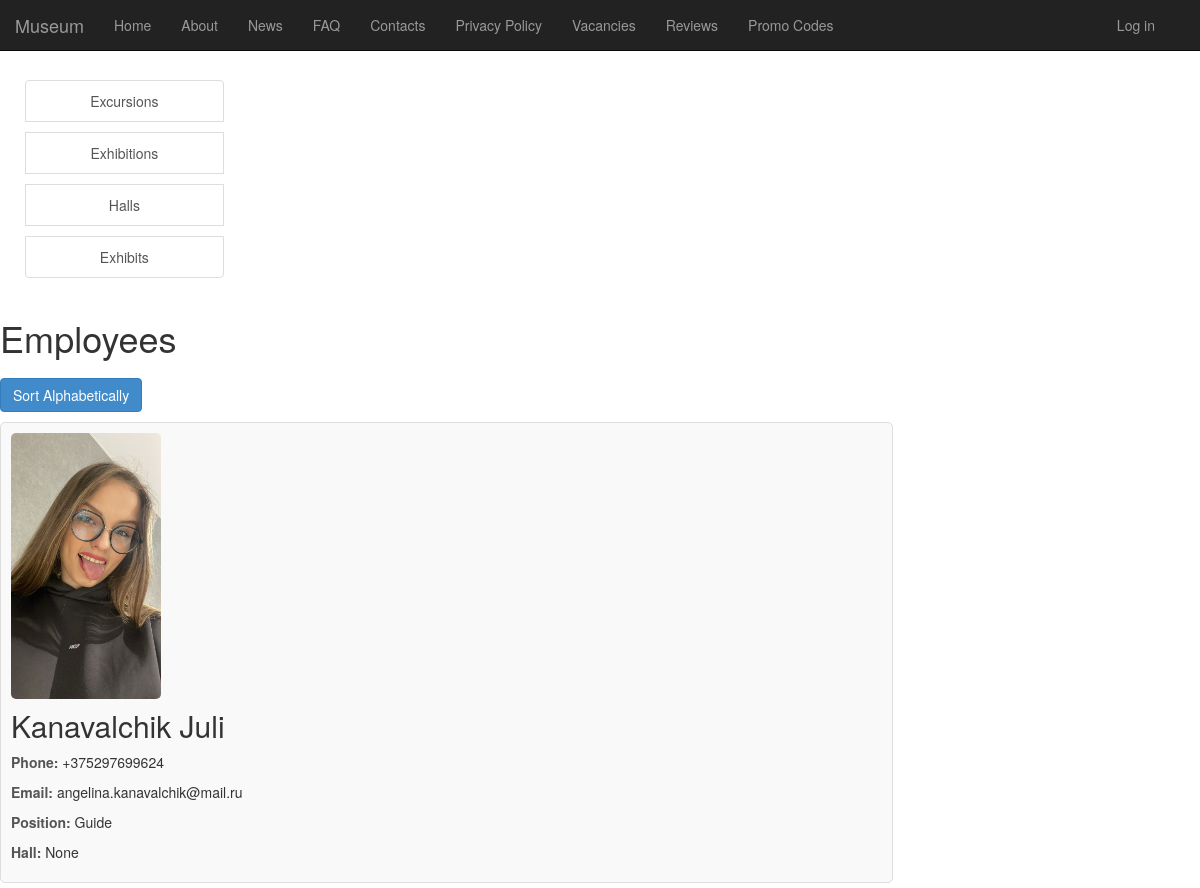
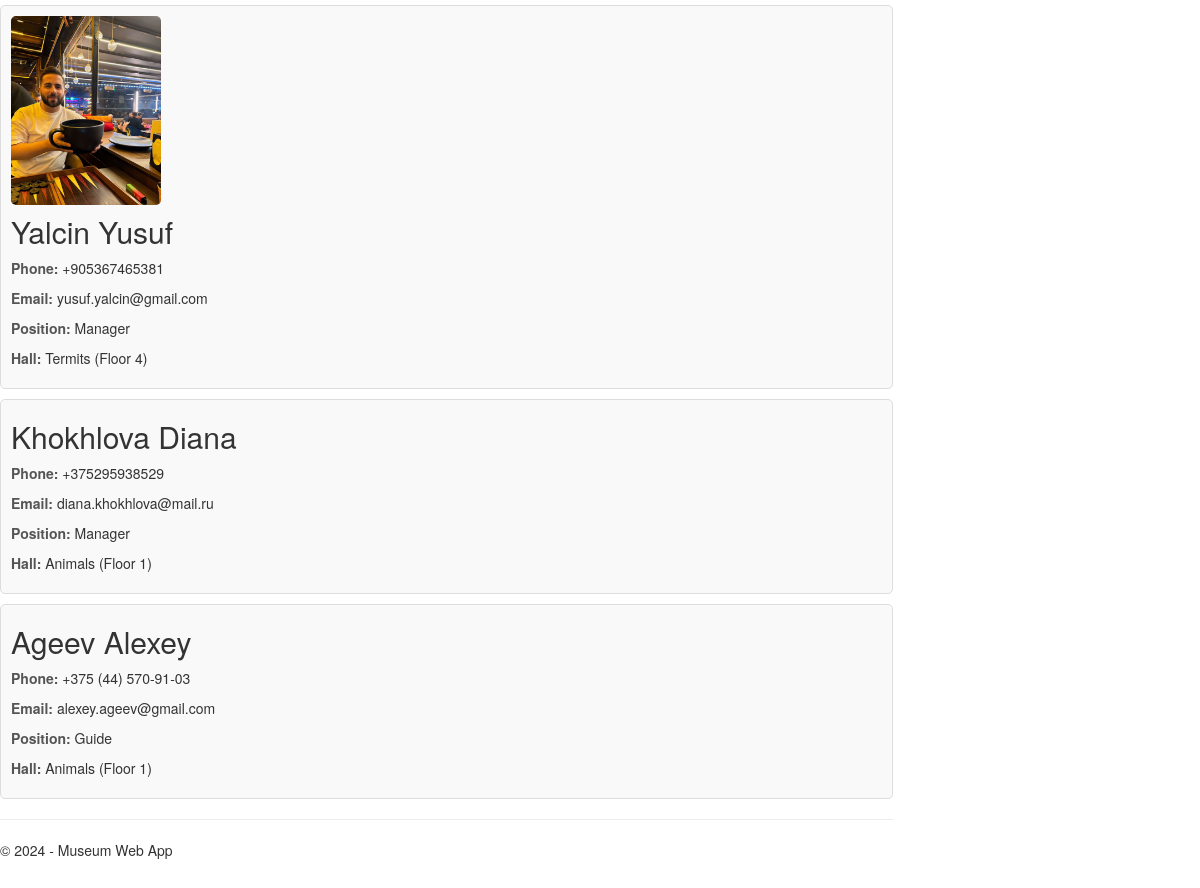
Page /contact/ on the committed database (2 pictures, top to bottom).
### app/models.py (models this page shows, shortened)
class Employee(models.Model):
    user = models.OneToOneField(User, on_delete=models.CASCADE)
    first_name = models.CharField(max_length=100, default='')
    last_name = models.CharField(max_length=100, default='')
    phone = models.CharField(max_length=15)
    position = models.ForeignKey(Position, on_delete=models.CASCADE)
    hall = models.ForeignKey(Hall, on_delete=models.CASCADE, null=True, blank=True)
    photo = models.ImageField(upload_to='contact/', blank=True, null=True)
    email = models.EmailField(null=True, blank=True)

class Position(models.Model):
    name = models.CharField(max_length=100)
    def __str__(self):
        return self.name

class Hall(models.Model):
    number = models.IntegerField(unique=True)
    name = models.CharField(max_length=100)
    floor = models.IntegerField()
    area = models.DecimalField(max_digits=10, decimal_places=2)
    def __str__(self):
        return f"{self.name} (Floor {self.floor})"

### app/views.py (the view)
# urls.py: re_path(r'^contact/$', views.contact, name='contact'),
def contact(request):
    employees = Employee.objects.all()
    if request.user.is_authenticated:
        try:
           employee = Employee.objects.get(user=request.user)
           is_employee = True
        except Employee.DoesNotExist:
           employee = None
           is_employee = False
    else:
        is_employee = False
    assert isinstance(request, HttpRequest)
    return render(
        request,
        'app/contact.html',
        {
            'title':'Contact',
            'employees': employees,
            'is_employee' : is_employee,
            'year':datetime.now().year,
        }
    )

### app/templates/app/contact.html (shortened to what this page needs)
{% extends "app/layout.html" %}
{% block content %}
<head>
</head>
<body>
    <h1>Employees</h1>
    <form method="GET" action="{% url 'employee_list' %}" class="sort-button">
        <button type="submit" name="sort" value="asc" class="btn btn-primary">Sort Alphabetically</button>
    </form>
    <div style="margin-top:10px">
        {% for employee in employees %}
        <div class="employee-card">
            {% if employee.photo %}
            <img src="{{ employee.photo.url }}" alt="Photo of {{ employee.full_name }}">
            {% endif %}
            <h2 style="margin-top:10px">{{ employee.last_name }} {{ employee.first_name }}</h2>
            <p><strong>Phone:</strong> {{ employee.phone }}</p>
            <p><strong>Email:</strong> {{ employee.email }}</p>
            <p><strong>Position:</strong> {{ employee.position }}</p>
            <p><strong>Hall:</strong> {{ employee.hall }}</p>
        </div>
        {% endfor %}
    </div>
</body>
{% endblock %}

### app/static/app/content/site.css (style rules this page uses)
body { padding-top: 50px; padding-bottom: 20px; }
.employee-card { background-color: #f9f9f9; border: 1px solid #ddd; border-radius: 5px; margin-bottom: 15px; padding: 15px; transition: box-shadow 0.3s ease; }
.employee-card strong { color: #555; }

### app/templates/app/contact.html (style rules this page uses)
.employee-card { border: 1px solid #ddd; padding: 10px; margin-bottom: 10px; border-radius: 5px; }
.employee-card img { max-width: 150px; height: auto; border-radius: 5px; }
.employee-card h2 { margin-top: 0; }
.sort-button { margin-top: 20px; }

### rows in the picture
Employee: photo (picture), last_name "Kanavalchik", first_name "Juli", phone "+375297699624", email "angelina.kanavalchik@mail.ru", position "Guide", hall "None"
Employee: photo (picture), last_name "Yalcin", first_name "Yusuf", phone "+905367465381", email "yusuf.yalcin@gmail.com", position "Manager", hall "Termits (Floor 4)"
Employee: last_name "Khokhlova", first_name "Diana", phone "+375295938529", email "diana.khokhlova@mail.ru", position "Manager", hall "Animals (Floor 1)"
Employee: last_name "Ageev", first_name "Alexey", phone "+375 (44) 570-91-03", email "alexey.ageev@gmail.com", position "Guide", hall "Animals (Floor 1)"
